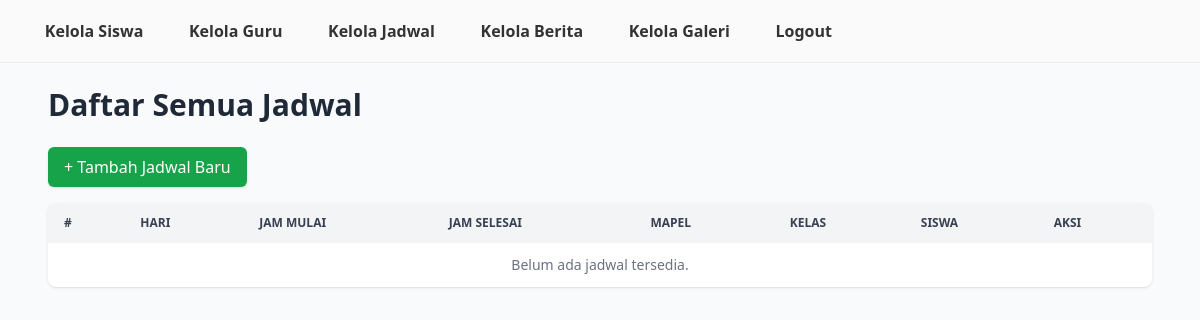
Page /jadwal/ (signed in) on the earlier database version.
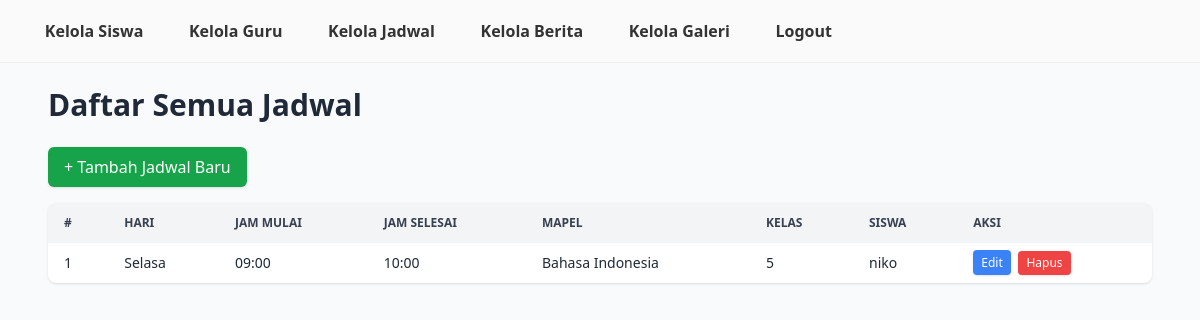
Same page on the later database version.
### web/models.py (models this page shows, shortened)
class JadwalSiswa(models.Model):
    hari = models.CharField(max_length=20, choices=HARI_CHOICES)
    jam_mulai = models.TimeField()
    jam_selesai = models.TimeField()
    mapel = models.CharField(max_length=100, choices=MAPEL_CHOICES)
    siswa = models.ForeignKey(Siswa, on_delete=models.SET_NULL, null=True)
    kelas = models.CharField(max_length=20, choices=KELAS_CHOICES)

class Siswa(models.Model):
    user = models.OneToOneField(User, on_delete=models.CASCADE)
    nama = models.CharField(max_length=100)
    nis = models.CharField(max_length=50, unique=True)
    kelas = models.CharField(max_length=20, choices=KELAS_CHOICES)
    alamat = models.TextField()
    def __str__(self):
        return self.nama

### web/views.py (the view)
# urls.py: path('jadwal/', views.jadwal_view, name='jadwal_list'),
@login_required
def jadwal_view(request):
    user = request.user
    try:
        siswa = Siswa.objects.get(user=user)
        jadwal = JadwalSiswa.objects.filter(kelas=siswa.kelas).order_by('hari', 'jam_mulai')
        template = 'web/siswa/jadwal_saya.html'
    except Siswa.DoesNotExist:
        jadwal = JadwalSiswa.objects.all().order_by('hari', 'jam_mulai')
        template = 'web/admin/jadwal_list.html'
    return render(request, template, {'jadwal': jadwal})

### web/templates/web/admin/jadwal_list.html (shortened to what this page needs)
{% load static %}
<!DOCTYPE html>
<html lang="en">
<head>
    <script src="https://cdn.tailwindcss.com"></script>
    <link href="https://unpkg.com/aos@2.3.1/dist/aos.css" rel="stylesheet">
</head>
<body class="bg-gray-50 text-gray-800">
      <nav data-aos="fade-down" data-aos-delay="200" data-aos-duration="600">
    <a href="{% url 'siswa_list' %}">Kelola Siswa</a>
    <a href="{% url 'guru_list' %}">Kelola Guru</a>
    <a href="{% url 'jadwal_create' %}">Kelola Jadwal</a>
    <a href="{% url 'berita_create' %}">Kelola Berita</a>
    <a href="{% url 'galeri_list' %}">Kelola Galeri</a>
    <a href="{% url 'logout' %}">Logout</a>
  </nav>
    <div class="max-w-6xl mx-auto p-6" data-aos="fade-up">
        <h2 class="text-3xl font-bold mb-6">Daftar Semua Jadwal</h2>
        <a href="{% url 'jadwal_create' %}" class="inline-block bg-green-600 hover:bg-green-700 text-white px-4 py-2 rounded-md shadow transition-all duration-300 mb-4">
            + Tambah Jadwal Baru
        </a>
        <div class="overflow-x-auto bg-white rounded-lg shadow" data-aos="fade-up" data-aos-delay="100">
            <table class="min-w-full text-sm text-left">
                <thead class="bg-gray-100 text-gray-700 uppercase text-xs">
                    <tr>
                        <th class="px-4 py-3">#</th>
                        <th class="px-4 py-3">Hari</th>
                        <th class="px-4 py-3">Jam Mulai</th>
                        <th class="px-4 py-3">Jam Selesai</th>
                        <th class="px-4 py-3">Mapel</th>
                        <th class="px-4 py-3">Kelas</th>
                        <th class="px-4 py-3">Siswa</th>
                        <th class="px-4 py-3">Aksi</th>
                    </tr>
                </thead>
                <tbody class="divide-y">
                    {% for j in jadwal %}
                    <tr class="hover:bg-gray-50 transition" data-aos="fade-up" data-aos-delay="{{ forloop.counter|add:'1' }}00">
                        <td class="px-4 py-2">{{ forloop.counter }}</td>
                        <td class="px-4 py-2">{{ j.hari }}</td>
                        <td class="px-4 py-2">{{ j.jam_mulai|time:"H:i" }}</td>
                        <td class="px-4 py-2">{{ j.jam_selesai|time:"H:i" }}</td>
                        <td class="px-4 py-2">{{ j.mapel }}</td>
                        <td class="px-4 py-2">{{ j.kelas }}</td>
                        <td class="px-4 py-2">{{ j.siswa }}</td>
                        <td class="px-4 py-2 space-x-1">
                            <a href="{% url 'jadwal_update' j.id %}" class="bg-blue-500 hover:bg-blue-600 text-white px-2 py-1 rounded shadow text-xs">Edit</a>
                            <form method="POST" action="{% url 'jadwal_delete' j.id %}" style="display:inline;" onsubmit="return confirm('Yakin mau hapus jadwal ini?');">
                                <button type="submit" class="bg-red-500 hover:bg-red-600 text-white px-2 py-1 rounded shadow text-xs">Hapus</button>
                            </form>
                        </td>
                    </tr>
                    {% empty %}
                    <tr>
                        <td colspan="8" class="px-4 py-3 text-center text-gray-500">Belum ada jadwal tersedia.</td>
                    </tr>
                    {% endfor %}
                </tbody>
            </table>
        </div>
    </div>
</body>
</html>

Differences in the rows shown:
added JadwalSiswa: hari "Selasa", jam_mulai "09:00", jam_selesai "10:00", mapel "Bahasa Indonesia", kelas "5", siswa "niko"
Other differences:
text no longer shown: "Belum ada jadwal tersedia."
